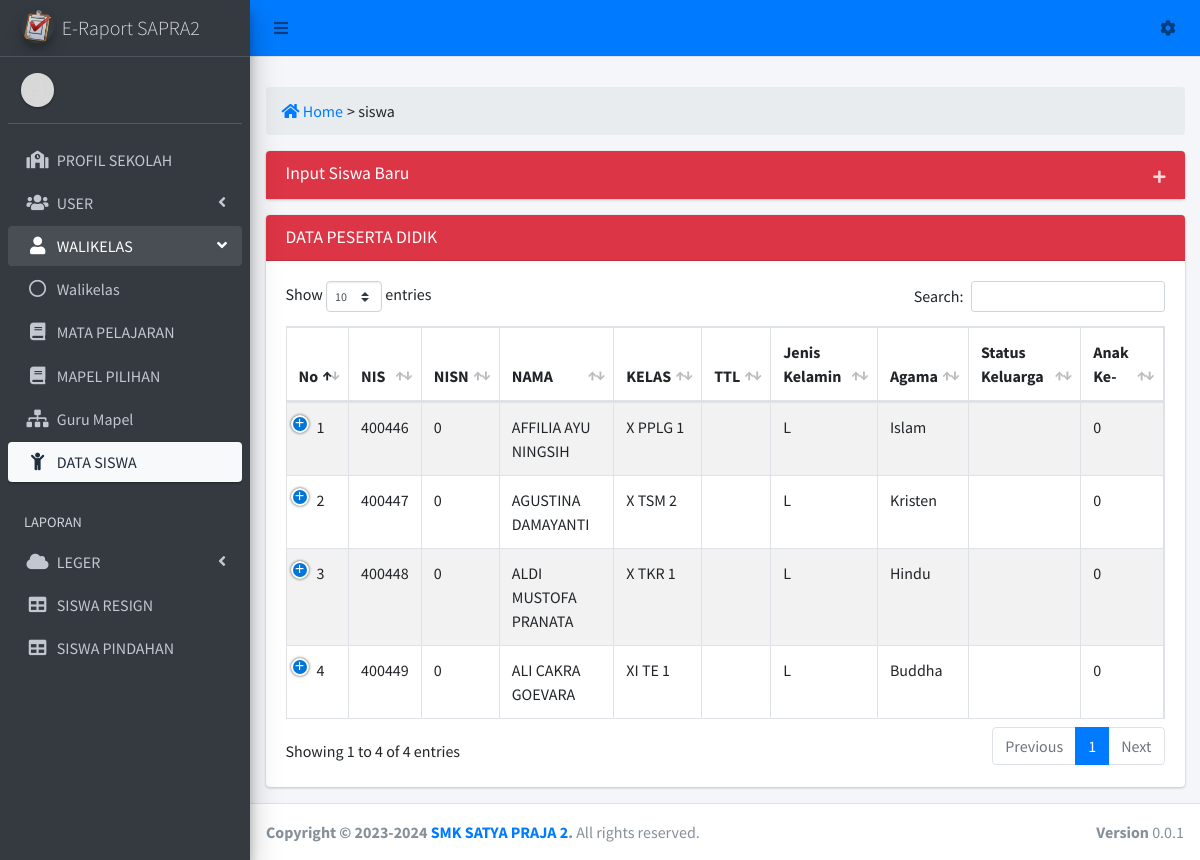
Screenshot of /admin?view=siswa with the database file from the repository.
### tables this page shows
CREATE TABLE `tb_siswa` (
  `id` int(10) NOT NULL,
  `nis` int(10) NOT NULL,
  `nisn` int(20) NOT NULL,
  `nama` varchar(50) NOT NULL,
  `kel` varchar(3) NOT NULL,
  `kelas` varchar(3) NOT NULL,
  `jurusan` varchar(5) NOT NULL,
  `pemkelas` varchar(1) NOT NULL,
  `th_pelajaran` varchar(12) NOT NULL,
  `ttl` varchar(40) NOT NULL,
  `kelamin` enum('L','P') NOT NULL,
  `agama` varchar(10) NOT NULL,
  `status` varchar(20) NOT NULL,
  `anak_ke` int(2) NOT NULL,
  `alamat_siswa` text NOT NULL,
  `hp_siswa` varchar(15) NOT NULL,
  `asal_sekolah` varchar(40) NOT NULL,
  `tgl_terima` varchar(20) NOT NULL,
  `ayah` varchar(50) NOT NULL,
  `ibu` varchar(50) NOT NULL,
  `alamat_ortu` text NOT NULL,
  `hp_ortu` varchar(15) NOT NULL,
  `kerja_ayah` varchar(20) NOT NULL,
  `kerja_ibu` varchar(20) NOT NULL,
  `nama_wali` varchar(50) NOT NULL,
  `alamat_wali` text NOT NULL,
  `hp_wali` varchar(50) NOT NULL,
  `kerja_wali` varchar(20) NOT NULL,
  `semester` enum('Ganjil','Genap','','') NOT NULL
);

### view/operator/siswa_page.php (the view, shortened to what this page needs)
<div class="row">
  <div class="col-sm-12">
    <ol class="breadcrumb <?= $bg_breadcrumb;  ?>">
	    <li><a href="admin" class="pr-1"><i class="fas fa-home"></i> Home</a></li>
	    <li class="active"> > <?= $_GET['view'] ?: 'Dashboard'; ?></li>
	  </ol>
  </div>
</div>
<div class="card collapsed-card">
  <div class="card-header bg-danger">
    <h4 class="card-title">Input Siswa Baru</h4>
    <div class="card-tools">
      <button type="button" class="btn btn-tool" data-card-widget="collapse"><i class="fas fa-plus"></i>
      </button>
    </div>
  </div>
            </div>
          </div></td>
      </div>
    </div>
<div class="row">
  <div class="col-sm-12">
    <div class="card">
      <div class="card-header bg-danger"><h3 class="card-title">DATA PESERTA DIDIK</h3></div>
      <div class="card-body bg-coral">
      <table id="example1" class="table table-bordered table-striped">
        <thead>
          <tr>
    <th>No</th>
     <th>NIS</th>
    <th>NISN</th>
    <th>NAMA</th>
    <th>KELAS</th>
    <th>TTL</th>
    <th>Jenis Kelamin</th>
    <th>Agama</th>
    <th>Status Keluarga</th>
    <th>Anak Ke-</th>
        </thead>
        <tbody>
    <?php
          $no = 1;
          $query = mysqli_query($koneksi, "select * from tb_siswa  ");
          while ($data = mysqli_fetch_array($query)) {
            echo "<tr>";
            echo "<td>".$no++."</td>";
            echo "<td>".$data['nis']."</td>";
            echo "<td>".$data['nisn']."</td>";
            echo "<td>".$data['nama']."</td>";
            echo "<td>".$data['kelas'].' '.$data['jurusan'].' '.$data['pemkelas']."</td>";
            echo "<td>".$data['ttl']."</td>";
            echo "<td>".$data['kelamin']."</td>";
            echo "<td>".$data['agama']."</td>";
            echo "<td>".$data['status']."</td>";
            echo "<td>".$data['anak_ke']."</td>";
            ?>
            <?php
            echo "</tr>";
          }
          ?>
        </tbody>
      </table>
      </div>
    </div>
  </div>
</div>

### rows the page displays
tb_siswa: nis "400446", nisn "0", nama "AFFILIA AYU NINGSIH", kelas "X", jurusan "PPLG", pemkelas "1", kelamin "L", agama "Islam", anak_ke "0"
tb_siswa: nis "400447", nisn "0", nama "AGUSTINA DAMAYANTI", kelas "X", jurusan "TSM", pemkelas "2", kelamin "L", agama "Kristen", anak_ke "0"
tb_siswa: nis "400448", nisn "0", nama "ALDI MUSTOFA PRANATA", kelas "X", jurusan "TKR", pemkelas "1", kelamin "L", agama "Hindu", anak_ke "0"
tb_siswa: nis "400449", nisn "0", nama "ALI CAKRA GOEVARA", kelas "XI", jurusan "TE", pemkelas "1", kelamin "L", agama "Buddha", anak_ke "0"

### other values shown
$_GET['view'] ?: 'Dashboard' "siswa"
